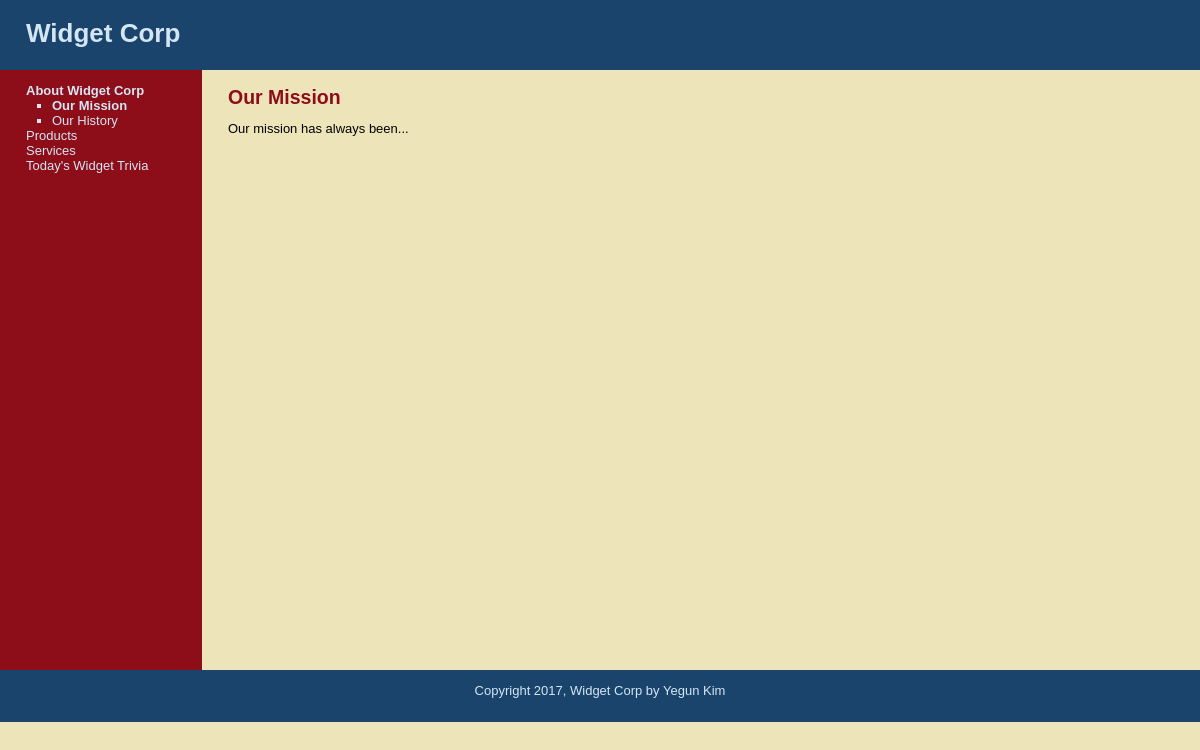
The page /projectPHP/widget_corp/public/index.php?subject=1 on the database its author committed.
### tables this page shows
CREATE TABLE `subjects` (
  `id` int(11) NOT NULL AUTO_INCREMENT,
  `menu_name` varchar(30) NOT NULL,
  `position` int(3) NOT NULL,
  `visible` tinyint(1) NOT NULL,
  PRIMARY KEY (`id`)
);

CREATE TABLE `pages` (
  `id` int(11) NOT NULL AUTO_INCREMENT,
  `subject_id` int(11) NOT NULL,
  `menu_name` varchar(30) NOT NULL,
  `position` int(3) NOT NULL,
  `visible` tinyint(1) NOT NULL,
  `content` text,
  PRIMARY KEY (`id`),
  KEY `subject_id` (`subject_id`)
);

### projectPHP/widget_corp/public/index.php (the view, shortened to what this page needs)
<?php require_once("../includes/db_connection.php"); ?>
<?php require_once("../includes/functions.php"); ?>
<?php include("../includes/layouts/header.php"); ?>
<?php find_selected_page(true); ?>
<div id="main">
  <div id="navigation">
		<?php echo public_navigation($current_subject, $current_page); ?>
  </div>
  <div id="page">
    <?php if ($current_page) { ?>
      <h2><?php echo htmlentities($current_page["menu_name"]); ?></h2>
      <?php echo nl2br(htmlentities($current_page["content"])); ?>
		<?php } else { ?>
			<p>Welcome!</p>
		<?php }?>
  </div>
</div>
<?php include("../includes/layouts/footer.php"); ?>

### projectPHP/widget_corp/includes/functions.php (shortened to what this page needs)
<?php
	function find_default_page_for_subject($subject_id){
		$page_set = find_pages_for_subject($subject_id);
		if($first_page = mysqli_fetch_assoc($page_set)){
			return $first_page;
		} else {
			return null;
		}
	}
	function find_selected_page($public=false){
		if (isset($_GET["subject"])) {
			$current_subject = find_subject_by_id( $_GET["subject"], $public);
			if($current_subject && $public){
				$current_page = find_default_page_for_subject($current_subject["id"]);
			} else {
				$current_page = null;
			}
		} elseif (isset($_GET["page"])) {
			$current_subject = null;
			$current_page = find_page_by_id($_GET["page"], $public);
		} else {
			$current_subject = null;
			$current_page = null;
		}
	}
	function find_all_subjects($public=true){
		global $connection;
		$query  = "SELECT * ";
		$query .= "FROM subjects ";
		if ($public){
			$query .= "WHERE visible = 1 ";
		}
		$query .= "ORDER BY position ASC";
		$subject_set = mysqli_query($connection, $query);
		return $subject_set;
	}
	function find_subject_by_id($subject_id, $public=true){
		global $connection;
		$safe_subject_id = mysqli_real_escape_string($connection, $subject_id);
		$query = "SELECT * ";
		$query .= "FROM subjects ";
		$query .= "WHERE id = {$safe_subject_id} ";
		if ($public) {
			$query .= "AND visible = 1 ";
		}
		$query .= "LIMIT 1 ";
		$subject_set = mysqli_query($connection, $query);
		if($subject = mysqli_fetch_assoc($subject_set)){
			return $subject;
		} else {
			return null;
		}
	}
	function find_pages_for_subject($subject_id, $public=true) {
		global $connection;
		$safe_subject_id = mysqli_real_escape_string($connection, $subject_id);
		$query  = "SELECT * ";
		$query .= "FROM pages ";
		$query .= "WHERE subject_id = {$safe_subject_id} ";
		if ($public) {
			$query .= "AND visible = 1 ";
		}
		$query .= "ORDER BY position ASC";
		$page_set = mysqli_query($connection, $query);
		return $page_set;
	}
	function public_navigation($subject_array, $page_array) {
		$output = "<ul class=\"subjects\">";
		$subject_set = find_all_subjects();
		while($subject = mysqli_fetch_assoc($subject_set)) {
			$output .= "<li";
			if ($subject_array && $subject["id"] == $subject_array["id"]) {
				$output .= " class=\"selected\"";
			}
			$output .= ">";
			$output .= "<a href=\"index.php?subject=";
			$output .= urlencode($subject["id"]);
			$output .= "\">";
			$output .= htmlentities($subject["menu_name"]);
			$output .= "</a>";
			if ($subject_array["id"] == $subject["id"] ||
					$page_array["subject_id"] == $subject["id"]) {
				$page_set = find_pages_for_subject($subject["id"]);
				$output .= "<ul class=\"pages\">";
				while($page = mysqli_fetch_assoc($page_set)) {
					$output .= "<li";
					if ($page_array && $page["id"] == $page_array["id"]) {
						$output .= " class=\"selected\"";
					}
					$output .= ">";
					$output .= "<a href=\"index.php?page=";
					$output .= urlencode($page["id"]);
					$output .= "\">";
					$output .= htmlentities($page["menu_name"]);
					$output .= "</a></li>";
				}
				$output .= "</ul>";
			}
			$output .= "</li>";
		}
		$output .= "</ul>";
		return $output;
	}
?>

### projectPHP/widget_corp/public/stylesheets/public.css (style rules this page uses)
html { height: 100%; width: 100%; }
body { width: 100%; height: 100%; margin: 0; padding: 0; border: 0; font-family: Verdana, Arial, Helvetica, sans-serif; font-size: 13px; line-height: 15px; background: #EEE4B9; }
a { color: #8D0D19; }
#main { height: 600px; width: 100%; margin: 0; padding: 0; background: #EEE4B9; }
#navigation { float: left; width: 150px; height: 100%; margin: 0; padding: 0 2em; color: #D4E6F4; background: #8D0D19; }
#navigation a { color: #D4E6F4; text-decoration: none; }
ul.subjects { margin: 1em 0; padding-left: 0; list-style: none; }
ul.pages { padding-left: 2em; list-style: square; font-weight: normal; }
.selected { font-weight: bold; }
#page { float: left; height: 100%; padding-left: 2em; vertical-align: top; background: #EEE4B9; }
#page h2 { color: #8D0D19; margin-top: 1em; }

### rows shown on the page
subjects: value "About Widget Corp"
pages: value "Our Mission", menu_name "Our Mission", content "Our mission has always been..."
pages: value "Our History"
subjects: value "Products"
subjects: value "Services"
subjects: value "Today's Widget Trivia"
